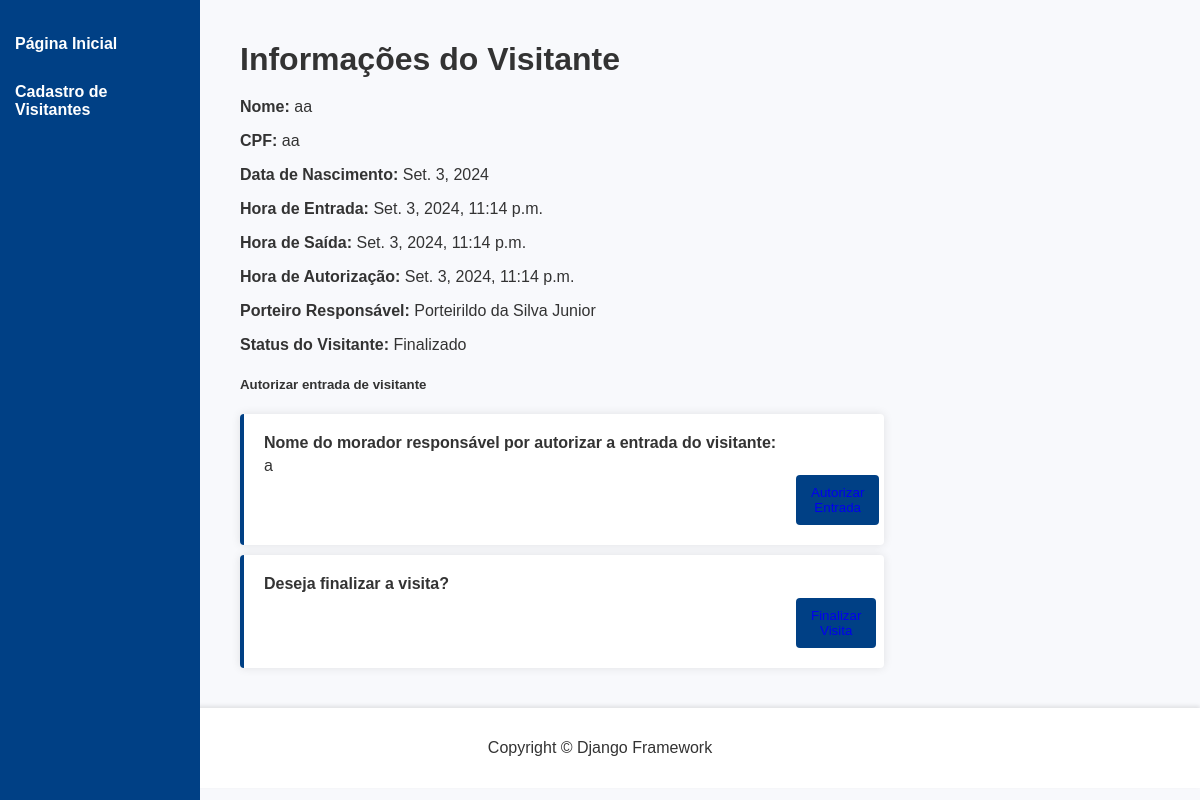
The app's page /info-visitante/3 with its own data.
### visitantes/models.py (models this page shows, shortened)
class Visitante(models.Model):
    nome_completo = models.CharField(
        verbose_name="Nome Completo",
        max_length=255,
    )
    cpf = models.CharField(
        verbose_name="CPF",
        max_length=11,
        unique=True
    )
    data_nascimento = models.DateField(
        verbose_name="Data de Nascimento",
        auto_now=False,
        auto_now_add=False,
    )
    numero_casa = models.CharField(
        verbose_name="Número da Casa Visitada",
        max_length=255,
    )
    placa_veiculo = models.CharField(
        verbose_name="Placa do Veículo",
        max_length=7,
        blank=True,
        null=True,
    )
    hora_chegada = models.DateTimeField(
        verbose_name="Hora de Chegada",
        blank=True,
        null=True,
        auto_now_add=True,
        )
    hora_saida = models.DateTimeField(
        verbose_name="Hora de Saída",
        blank=True,
        null=True,
        auto_now=False,
        )
    hora_autorizacao = models.DateTimeField(
        verbose_name="Hora de Autorização",
        blank=True,
        null=True,
        auto_now=False,
    )
    nome_morador = models.CharField(
        verbose_name="Nome do Morador que autorizou a entrada",
        max_length=255,
        blank=True,
    )
    porteiro_autorizador = models.ForeignKey(
        "porteiros.Porteiro",
        verbose_name="Porteiro que Autorizou a Entrada",
        on_delete=models.PROTECT,
    )
    STATUS_VISITANTE = [
        ("AGUARDANDO", "Aguardando autorização"),
        ("EM_VISITA", "Em visita"),
        ("FINALIZADO", "Visita finalizada"),
    ]
    status = models.CharField(
        verbose_name = "Status",
        max_length = 20,
        choices = STATUS_VISITANTE,
        default="AGUARDANDO"
    )
    class Meta:
        verbose_name = "Visitante"
        verbose_name_plural = "Visitantes"
        db_table = "visitante"
    def get_status(self):
        if self.status:
            return self.status
        return "Status não registrado"

### porteiros/models.py (models this page shows)
class Porteiro(models.Model):
    nome_completo = models.CharField(
        verbose_name="Nome Completo",
        max_length=100,
    )
    cpf = models.CharField(
        verbose_name="CPF",
        max_length=11,
    )
    telefone = models.CharField(
        verbose_name="Telefone para Contato",
        max_length=11,
    )
    data_nascimento = models.DateField(
        verbose_name="Data de Nascimento",
        auto_now=False,
        auto_now_add=False,
    )
    usuario = models.OneToOneField(
        "usuarios.Usuario",
        verbose_name="Usuário",
        on_delete=models.PROTECT
    )
    class Meta:
        verbose_name = "Porteiro"
        verbose_name_plural = "Porteiros"
        db_table = "porteiro"
    def __str__(self):
        return self.nome_completo

### visitantes/views.py (the view, shortened to what this page needs)
# urls.py: path("info-visitante/<int:id>", informacoes_visitante, name="informacoes_visitante"),
def informacoes_visitante(request, id):
    visitante = get_object_or_404(Visitante, id=id)
    form = AutorizaVisitanteForm()
    context = {
        "nome_pagina":"Informações do Visitante",
        "visitante":visitante,
        "form":form,
    }
    return render(request, "visitantes/informacoes_visitante.html", context)

### templates/visitantes/informacoes_visitante.html (shortened to what this page needs)
{% extends "base.html" %}
{% block content %}
<div class="content">
    <h1>Informações do Visitante</h1>
    <div class="info">
        <p><strong>Nome:</strong> {{ visitante.nome_completo }}</p>
        <p><strong>CPF:</strong> {{ visitante.cpf }}</p>
        <p><strong>Data de Nascimento:</strong> {{ visitante.data_nascimento }}</p>
        <p><strong>Hora de Entrada:</strong> {{ visitante.hora_chegada }}</p>
        <p><strong>Hora de Saída:</strong> {{ visitante.hora_saida }}</p>
        <p><strong>Hora de Autorização:</strong> {{ visitante.hora_autorizacao }}</p>
        <p><strong>Porteiro Responsável:</strong> {{ visitante.porteiro_autorizador }}</p>
        <p><strong>Status do Visitante:</strong> {{ visitante.get_status }}</p>
    </div>
    <div class="modal fade" id="modal1" tabindex="-1" role="dialog" aria-labelledby="exampleModalLabel"
        aria-hidden="true">
        <div class="modal-dialog" role="document">
            <div class="modal-content">
                <div class="modal-header">
                    <h5 class="modal-title" id="exampleModalLabel">Autorizar entrada de visitante</h5>
                </div>
                <div class="modal-body">
                    <form method="post" action="{% url 'informacoes_visitante' visitante.id %}">
                        <div class="form-group">
                            <label for="id_nome_morador" class="col-form-label">Nome do morador responsável por autorizar a entrada do visitante:</label>
                            {{ visitante.nome_morador }}
                        </div>
                        <button type="submit" name="status" value="Finalizado" class="button">
                            <a href="#">
                                <span class="text">Autorizar Entrada</span>
                            </a>
                        </button>
                    </form>
                </div>
            </div>
        </div>
    </div>
    <div class="modal fade" id="modal2" tabindex="-1" role="dialog" aria-labelledby="exampleModalLabel"
        aria-hidden="true">
        <div class="modal-dialog" role="document" style="margin-top: 10px;">
            <form method="post" action="{% url 'informacoes_visitante' visitante.id %}">
                <label>Deseja finalizar a visita?</label>
                <button type="submit" name="status" value="Finalizado" class="button">
                    <a href="#" class="button button-warning button-icon-split button-sm" data-toggle="modal" data-target="#modal2">
                        <span class="text">Finalizar Visita</span>
                    </a>
                </button>
            </form>
        </div>
    </div>
</div>
{% endblock %}

### static/css/index.css (style rules this page uses)
body { font-family: Arial, sans-serif; margin: 0; padding: 0; background-color: #f8f9fc; color: #333; }
.content { margin-left: 220px; padding: 20px; }
h1 { color: #333; margin-bottom: 20px; }
form { background-color: white; padding: 20px; border-radius: 4px; box-shadow: 0 0 10px rgba(0, 0, 0, 0.1); max-width: 600px; margin: 0; justify-self: left; border-left: 4px solid #004085; }
form button { background-color: #004085; color: white; padding: 10px 15px; border: none; border-radius: 4px; cursor: pointer; transition: background-color 0.3s ease; margin-left:532px; text-decoration: none; }
form label { display: block; font-weight: bold; margin-bottom: 5px; color: #333; }
a { text-decoration: none; }

### records on screen
Visitante: nome_completo "aa", cpf "aa", data_nascimento "Set. 3, 2024", hora_chegada "Set. 3, 2024, 11:14 p.m.", hora_saida "Set. 3, 2024, 11:14 p.m.", hora_autorizacao "Set. 3, 2024, 11:14 p.m.", porteiro_autorizador "Porteirildo da Silva Junior", get_status "Finalizado", nome_morador "a"
